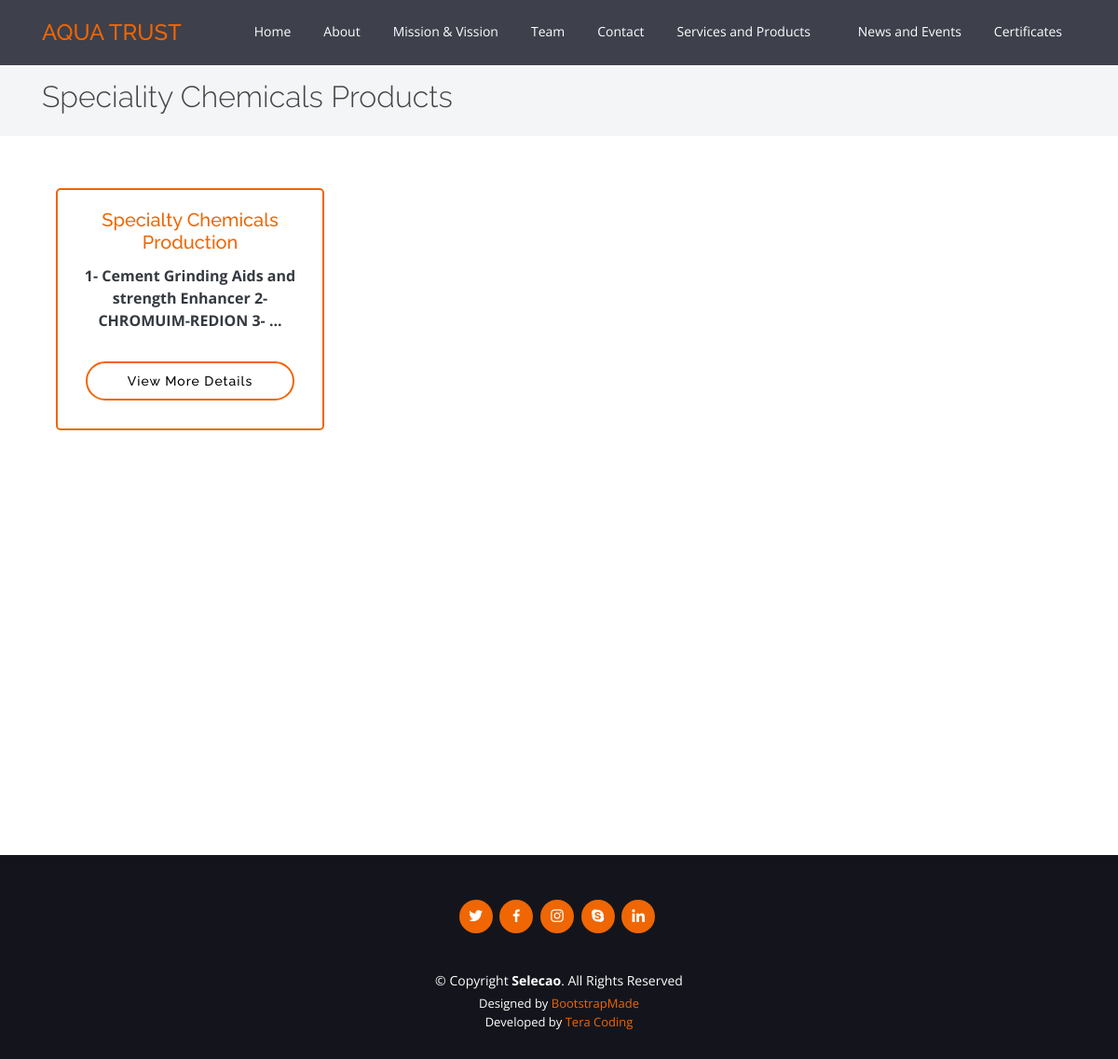
The page /View/Client/SpecialityChecmicalsProducts.php on the database its author committed.
### tables this page shows
CREATE TABLE `product` (
  `ID` int(11) NOT NULL,
  `Name` varchar(256) NOT NULL,
  `Description` varchar(10000) NOT NULL,
  `Type` int(11) NOT NULL
);

### Controller/ProductController.php (called while the page is built, shortened)
<?php
require_once __DIR__.'/../Model/ProductModel.php';
class ProductController{
    public function getProductByType($Type){
        $Product = new ProductModel(null , null , $Type);
        $Products = $Product->GetProductByType();
        return $Products;
    }
}
?>

### Model/ProductModel.php (called while the page is built, shortened)
<?php
require_once __DIR__.'/../Shared/Database/DatabaseConnect.php';
class ProductModel{
    private $ID;
    private $Name;
    private $Description;
    private $Type;
    public function __construct($Name, $Description, $Type)
    {
        $this->Name = $Name;
        $this->Description = $Description;
        $this->Type = $Type;
    }
    public function setID($ID): void
    {
        $this->ID = $ID;
    }
    public function getID()
    {
        return $this->ID;
    }
    public function getName()
    {
        return $this->Name;
    }
    public function getDescription()
    {
        return $this->Description;
    }
    public function GetProductByType(){
        $sql = "SELECT * FROM `product` WHERE Type='".$this->Type."'";
        $Database = new DatabaseConnect();
        $Result = $Database->execute($sql);
        $Data = array();
        $x = 0;
        while ($row = mysqli_fetch_array($Result)){
            $Data[$x] = new self($row['Name'] , $row['Description'] , $row['Type']);
            $Data[$x]->setID($row['ID']);
            $x++;
        }
        return $Data;
    }
}
?>

### Shared/Database/DatabaseConnect.php (called while the page is built, shortened)
<?php
class DatabaseConnect{
    private $Host = "localhost";
    private $username = "root";
    private $password = "";
    private $Database = "aquatrust";
    private $Object = null;
    public function __construct()
    {
        $this->Object = new mysqli($this->Host , $this->username , $this->password , $this->Database);
    }
    public function execute($sql){
        return $this->Object->query($sql);
    }
}

### View/Client/SpecialityChecmicalsProducts.php (the view, shortened to what this page needs)
<?php
include_once ("../../Controller/ProductController.php");
include_once ("../../Model/ProductModel.php");
$ProductController = new ProductController();
$Products = $ProductController->getProductByType(3);
?>
<!DOCTYPE html>
<html lang="en">
<head>
  <link href="assets/vendor/bootstrap/css/bootstrap.min.css" rel="stylesheet">
  <link href="assets/vendor/icofont/icofont.min.css" rel="stylesheet">
  <link href="assets/vendor/boxicons/css/boxicons.min.css" rel="stylesheet">
  <link href="assets/vendor/animate.css/animate.min.css" rel="stylesheet">
  <link href="assets/vendor/remixicon/remixicon.css" rel="stylesheet">
  <link href="assets/vendor/line-awesome/css/line-awesome.min.css" rel="stylesheet">
  <link href="assets/vendor/venobox/venobox.css" rel="stylesheet">
  <link href="assets/vendor/owl.carousel/assets/owl.carousel.min.css" rel="stylesheet">
  <link href="assets/vendor/aos/aos.css" rel="stylesheet">
  <link href="assets/css/style.css" rel="stylesheet">
</head>
<body class="position-relative">
  <header id="header" class="fixed-top d-flex align-items-center ">
    <div class="container d-flex align-items-center">
      <div class="logo mr-auto">
      <a href="index.php"><h4 class="pt-2">AQUA TRUST</h4></a>
      </div>
      <nav class="nav-menu d-none d-lg-block">
        <ul>
          <li><a href="index.php">Home</a></li>
          <li><a href="index.php#about">About</a></li>
          <li><a href="index.php">Mission &amp; Vission</a></li>
          <li><a href="index.php">Team</a></li>
          <li><a href="index.php">Contact</a></li>
          <li class="drop-down"><a href="">Services and Products</a>
          </li>
          <li><a href="News.php">News and Events</a></li>
          <li><a href="Certificates.php">Certificates</a></li>
        </ul>
      </nav>
    </div>
  </header>
  <main>
    <section class="breadcrumbs">
      <div class="container">
      <div class="d-flex justify-content-between align-items-center">
          <h2>Speciality Chemicals Products</h2>
        </div>
      </div>
    </section>
    <section class="portfolio-details">
    <div id="News" class="container">
            <div class="col-sm-12">
            <div class="row">
        <?php
            for ($x=0;$x<sizeof($Products);$x++) {
                $TempDescription = "";
                $Description = $Products[$x]->getDescription();
                if (strlen($Description)<=70){
                    $TempDescription = $Description;
                }
                else{
                    for ($y=0;$y<70;$y++){
                        $TempDescription = $TempDescription.$Description[$y];
                    }
                }
                $TempDescription = $TempDescription."...";
                ?>
                                <div class="col-lg-4 mt-3 d-flex align-items-stretch">
                                    <div class="card defaultBorder mb-3 text-center h-100" style="width: 18rem;">
                                        <div class="card-body d-flex flex-column">
                                            <h5 class="card-title defaultColor"><?php echo $Products[$x]->getName();?></h5>
                                            <p class="card-text text-dark" style="font-weight: bold;"><?php echo $TempDescription;?></p>
                                            <a href="ViewProduct.php?ID=<?php echo $Products[$x]->getID(); ?>" class="btn btn-submit mt-auto">View More Details</a>
                                        </div>
                                    </div>
                                </div>
                <?php
            }
        ?>
            </div>
            </div>
        </div>
    </section>
  </main>
</body>
<footer id="footer" class="pt-5 mt-5 ">
    <div class="container">
      <div class="social-links">
        <a href="#" class="twitter"><i class="bx bxl-twitter"></i></a>
        <a href="#" class="facebook"><i class="bx bxl-facebook"></i></a>
        <a href="#" class="instagram"><i class="bx bxl-instagram"></i></a>
        <a href="#" class="google-plus"><i class="bx bxl-skype"></i></a>
        <a href="#" class="linkedin"><i class="bx bxl-linkedin"></i></a>
      </div>
      <div class="copyright">
        &copy; Copyright <strong><span>Selecao</span></strong>. All Rights Reserved
      </div>
      <div class="credits">
        Designed by <a href="https://bootstrapmade.com/">BootstrapMade</a><br>
        Developed by <a href="https://tera-coding.com">Tera Coding</a>
      </div>
    </div>
  </footer>
</html>

### View/Client/assets/css/style.css (style rules this page uses)
body { font-family: "Open Sans", sans-serif; color: #444444; }
main { min-height: 100vh; }
a { color: #ef6603; }
.defaultColor { color: #ef6603; }
.defaultBorder { border: 2px solid #ef6603; border-radius: 5px; }
h1, h2, h3, h4, h5, h6 { font-family: "Raleway", sans-serif; }
#header { height: 70px; transition: all 0.5s; z-index: 997; transition: all 0.5s; background: rgba(42, 44, 57, 0.9); }
.nav-menu, .nav-menu * { margin: 0; padding: 0; list-style: none; }
.nav-menu > ul > li { position: relative; white-space: nowrap; float: left; }
.nav-menu a { display: block; position: relative; color: #fff; padding: 5px 15px 7px 15px; margin-left: 5px; transition: 0.3s; font-size: 14px; border-radius: 50px; font-family: "Open Sans", sans-serif; }
.nav-menu .drop-down > a:after { content: "\ea99"; font-family: IcoFont; padding-left: 5px; }
.mobile-nav { position: fixed; top: 55px; right: 15px; bottom: 15px; left: 15px; z-index: 9999; overflow-y: auto; background: #fff; transition: ease-in-out 0.2s; opacity: 0; visibility: hidden; border-radius: 10px; padding: 10px 0; }
.mobile-nav * { margin: 0; padding: 0; list-style: none; }
.mobile-nav a { display: block; position: relative; color: #2a2c39; padding: 10px 20px; font-weight: 500; outline: none; }
.mobile-nav .drop-down > a:after { content: "\ea99"; font-family: IcoFont; padding-left: 10px; position: absolute; right: 15px; }
.mobile-nav .drop-down > a { padding-right: 35px; }
.btn-submit { font-family: "Raleway", sans-serif; font-weight: 500; font-size: 14px; letter-spacing: 1px; display: inline-block; padding: 12px 32px; border-radius: 50px; transition: 0.5s; line-height: 1; margin: 10px; color: #000; background: transparent; -webkit-animation-delay: 0.8s; animation-delay: 0.8s; border: 2px solid #ef6603; }
section { padding: 60px 0; overflow: hidden; }
.breadcrumbs { padding: 15px 0; margin-top: 70px; background: #f4f5f7; min-height: 40px; }
.breadcrumbs h2 { font-size: 32px; font-weight: 300; }
.portfolio-details { padding-top: 40px; }
#footer { background: #14151c; color: #fff; font-size: 14px; text-align: center; padding: 30px 0; }
#footer .social-links { margin: 0 0 40px 0; }
#footer .social-links a { font-size: 18px; display: inline-block; background: #ef6603; color: #fff; line-height: 1; padding: 8px 0; margin-right: 4px; border-radius: 50%; text-align: center; width: 36px; height: 36px; transition: 0.3s; }
#footer .copyright { margin: 0 0 5px 0; }
#footer .credits { font-size: 13px; }

### rows shown on the page
product: Name "Specialty Chemicals Production", TempDescription "1- Cement Grinding Aids and strength Enhancer 2- CHROMUIM-REDION 3- ..."
